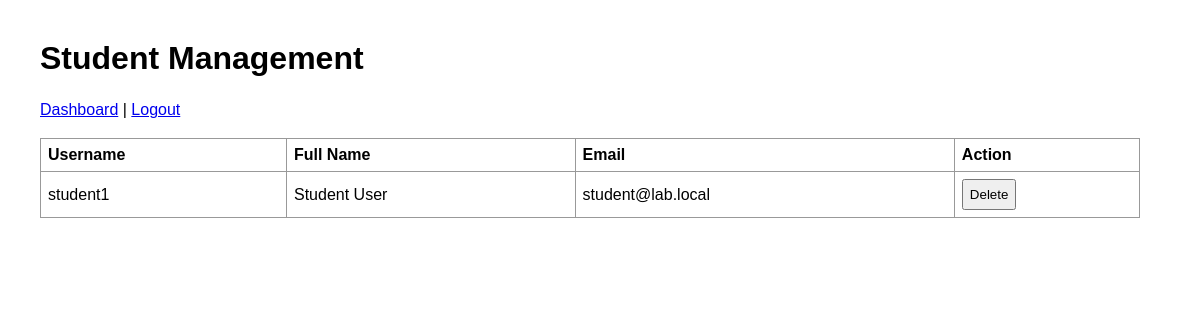
The app's page /admin/students.php (signed in) with its own data.
### tables this page shows
CREATE TABLE users (
    user_id INT AUTO_INCREMENT PRIMARY KEY,
    username VARCHAR(50) NOT NULL UNIQUE,
    password VARCHAR(255) NOT NULL,
    full_name VARCHAR(100) NOT NULL,
    email VARCHAR(100) NOT NULL UNIQUE,
    role ENUM('admin', 'student') NOT NULL DEFAULT 'student',
    created_at TIMESTAMP DEFAULT CURRENT_TIMESTAMP
);

### admin/students.php (the view, shortened to what this page needs)
<?php
require '../config.php';
$result = mysqli_query($conn, "SELECT user_id, username, full_name, email FROM users WHERE role='student' ORDER BY user_id DESC");
?>
<!DOCTYPE html>
<html>
<head><link rel="stylesheet" href="../assets/css/style.css"><title>Students</title></head>
<body>
<div class="page">
<h1>Student Management</h1>
<p><a href="dashboard.php">Dashboard</a> | <a href="../logout.php">Logout</a></p>
<table>
<tr><th>Username</th><th>Full Name</th><th>Email</th><th>Action</th></tr>
<?php while ($row = mysqli_fetch_assoc($result)): ?>
<tr>
<td><?= htmlspecialchars($row['username']) ?></td>
<td><?= htmlspecialchars($row['full_name']) ?></td>
<td><?= htmlspecialchars($row['email']) ?></td>
<td><form method="post" class="inline-form" onsubmit="return confirm('Delete this student?');"><input type="hidden" name="delete_id" value="<?= $row['user_id'] ?>"><button type="submit">Delete</button></form></td>
</tr>
<?php endwhile; ?>
</table>
</div>
</body>
</html>

### assets/css/style.css (style rules this page uses)
body { font-family: Arial, sans-serif; margin: 40px; }
.page { max-width: 1100px; }
input, button, select { padding: 6px; }
label, p { line-height: 1.5; }
table { border-collapse: collapse; width: 100%; }
th, td { border: 1px solid #999; padding: 7px; text-align: left; }
.inline-form { display: inline; }

### records on screen
users: username "student1", full_name "Student User", email "student@lab.local"
